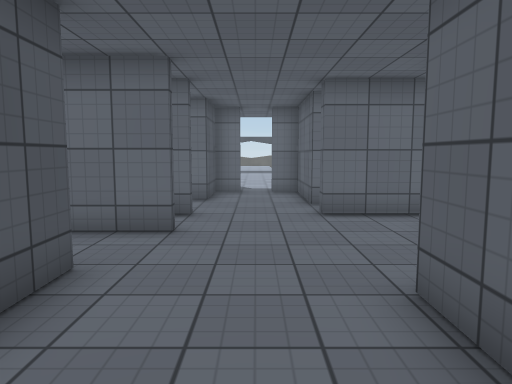
[1] (above)

18 first-person views from a walk through a scene from a Unity 3-D project. The camera is 1.4 m above the floor, tilts 6° down and sees 70° across. The floor is counted in squares, 1 m on a side. Each view is taken from the middle of a square. On the plan, view 1 faces up. The plan holds only what a view shows up to about 16 squares ahead; the rest is blank. The place goes on beyond the plan. The player character is not drawn. Door leaves are left out, so doorways stand open. Surface patterns are stand-ins for the level's own textures.

[2]
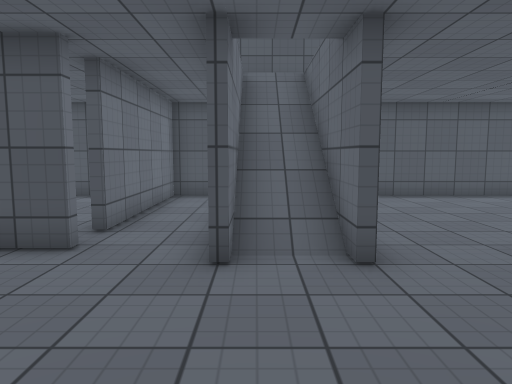

[3]
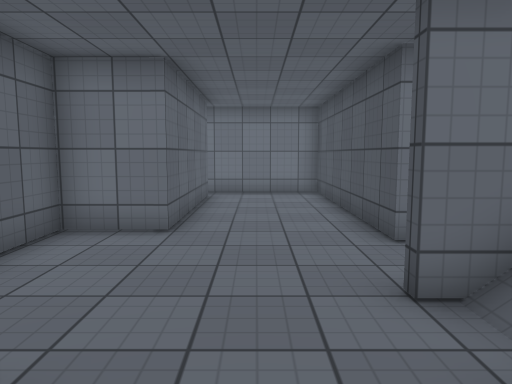

[4]
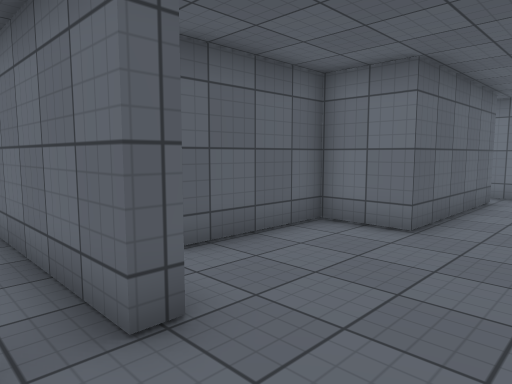

[5]
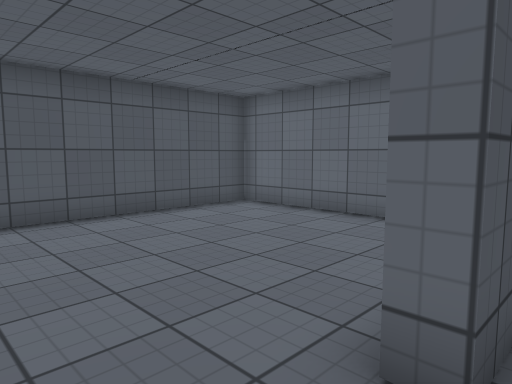

[6]
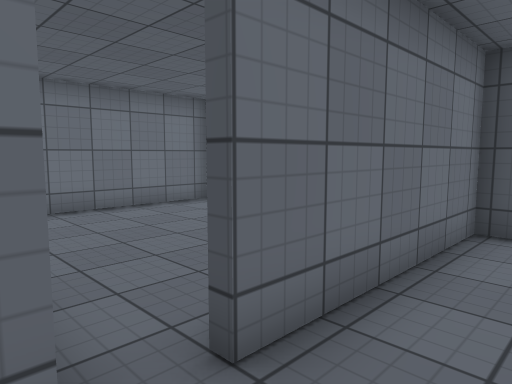

[7]
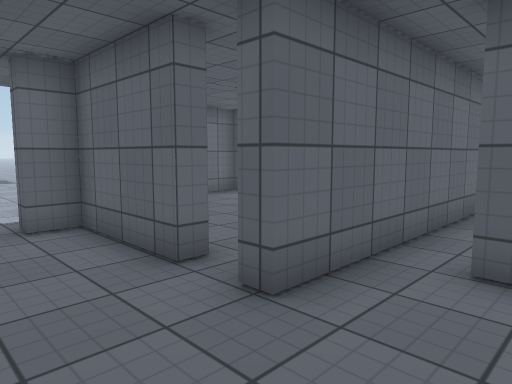

[8]
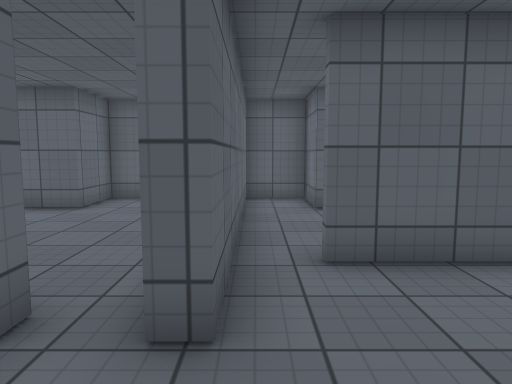

[9]
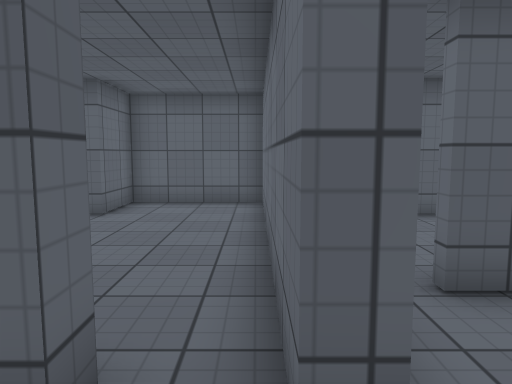

[10]
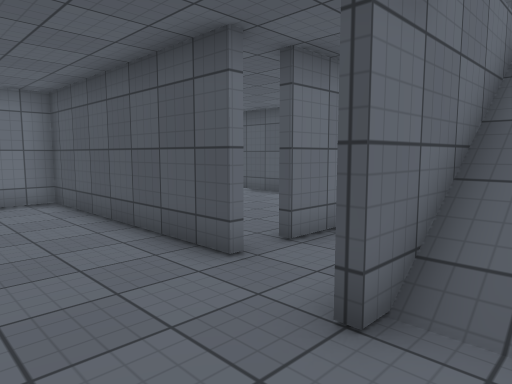

[11]
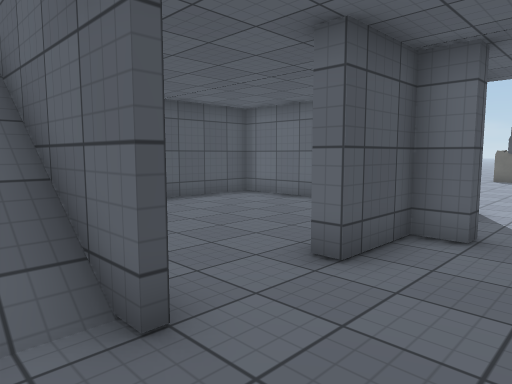

[12]
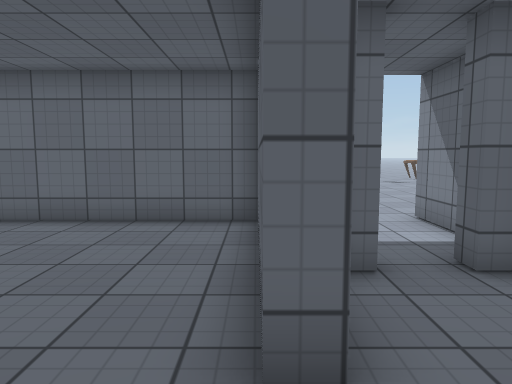

[13]
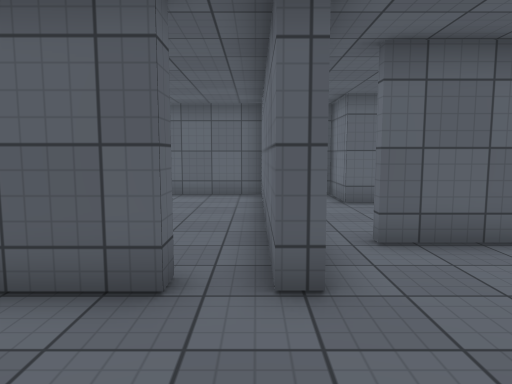

[14]
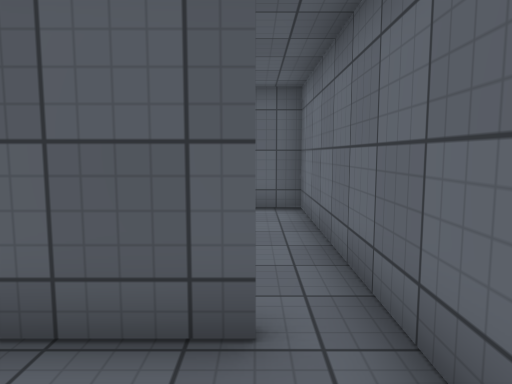

[15]
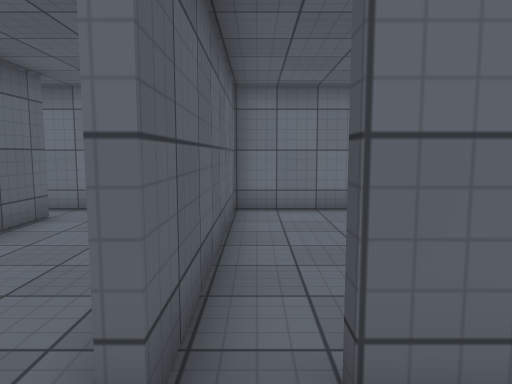

[16]
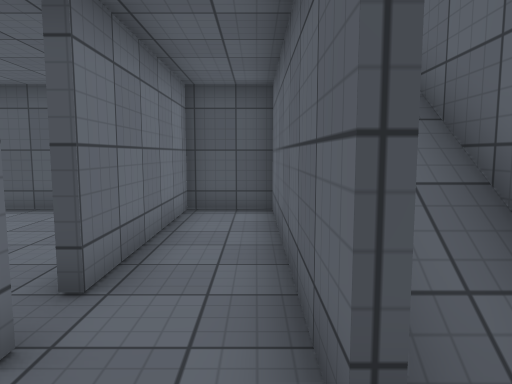

[17]
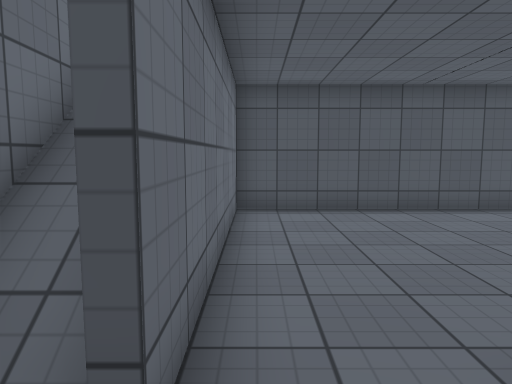

[18]
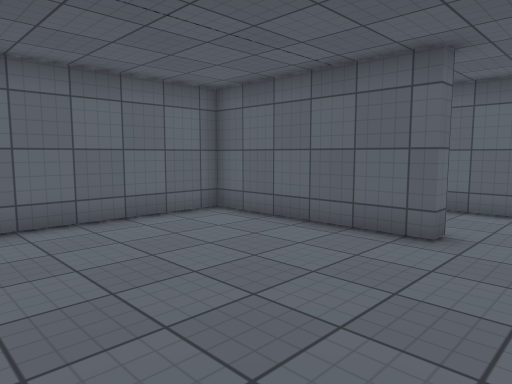

### Floor plan
Points are (right, up) in squares from view 1. A wall is a line through its corners. A room is listed if a view was taken in it or the views show most of it. See-through windows are left out.
Room 1 (views 1, 2, 3, 4, 5, 6, 7, 8, 9, 10, 11, 12, 13, 14, 15, 16, 17, 18)
walls: (-5.1, 8.5) (-1.4, 8.5); (-1.4, 6.4) (-5, 6.4); (-2.2, 4.4) (-2.2, -3.1) (2, -3.1); (1.6, 9.9) (1.6, 13.2) (0.6, 13.2); (-0.6, 13.2) (-1.5, 13.2) (-1.5, 11) (-2, 11) (-2, 16.5) (-9, 16.5) (-9, 4.3) (-3.4, 4.3); (4.1, 8.3) (1.6, 8.3) (1.6, 8.8); (1.6, -2) (1.6, 3.5) (3.5, 3.5) (3.5, 7.1)
ways out: open door at (-3, 4) to room 2; open door at (0, 13.5); open door at (2, -2.5); open door at (2, 9.5); open door at (4, 7.5)
Room 2 (no view inside)
walls: (-9, 1.6) (-9, -2.8); (-9, -3.1) (-2.5, -3.1) (-2.5, 4.4)
ways out: open door at (-3, 4) to room 1

Positions as (right, up) in squares from view 1, and headings:
1: (0, 0), facing up
2: (3, 7), facing left
3: (0, 10), facing down
4: (-1, 10), facing down-right
5: (-1, 9), facing up-left
6: (-2, 6), facing down-left
7: (-1, 6), facing up-right
8: (-1, 8), facing right
9: (0, 9), facing right
10: (1, 8), facing down-left
11: (1, 7), facing up-left
12: (-2, 9), facing up
13: (-2, 9), facing right
14: (-1, -2), facing right
15: (-3, 6), facing down
16: (0, 6), facing left
17: (0, 9), facing left
18: (-8, 9), facing up-right
